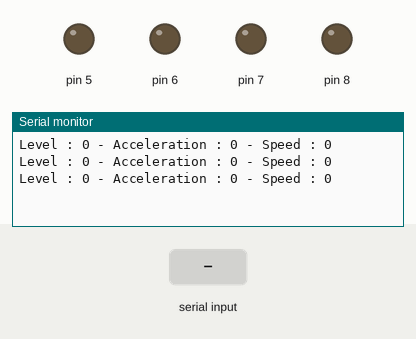
Simulated run of this sketch. Board: Arduino Uno, built with avr-gcc and run on an emulated ATmega328P. Shown: output pins drawn as LEDs (lit = HIGH), the last lines printed to the serial monitor. The test bench sets the inputs (shaded band).

Above: at 1.2 s.
1.3 s: "u\n" received over Serial
At 1.81 s:
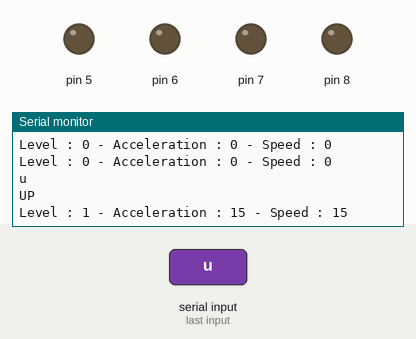
3.0 s: "d\n" received over Serial
At 3.31 s:
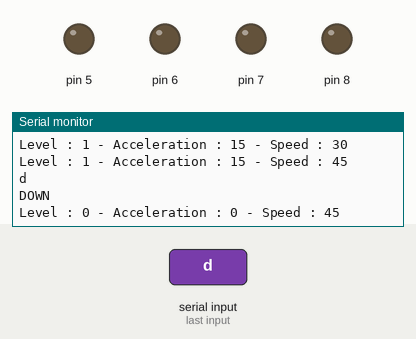
4.5 s: "b\n" received over Serial
At 4.82 s:
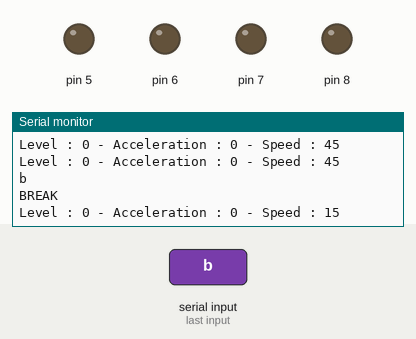
Timing chart, 0 to 7.5 s (numbered marks = the images above; inputs shaded):
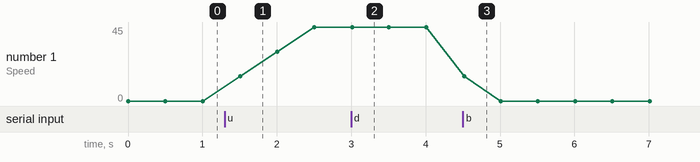

The sketch:

RC.Motor.ino
```cpp
#include "Motor.h"

Motor motor;

void setup() {
  motor.Setup(5,6,7,8, HIGH);
}

void loop() {
  motor.Accelerate();
  motor.Print();
  delay(500);
}
```

Motor.cpp
```cpp
#include "Motor.h"

Motor::Motor(){}

Shift shifts[] = { { 0, 0, HIGH }, { 15, 70, HIGH }, { 10, 150, HIGH } };

int sizeOfShifts(){
  return sizeof(shifts) / sizeof(shifts[0]);
}

String serialReceived;
char commandChar;

void Motor::Setup(byte motorAPin, byte motorBPin, byte directionAPin, byte directionBPin, bool automatic){
  _motorAPin = motorAPin;
  _motorBPin = motorBPin;
  _directionAPin = directionAPin;
  _directionBPin = directionBPin;

  pinMode(_motorAPin, OUTPUT);
  pinMode(_motorBPin, OUTPUT);
  pinMode(_directionAPin, OUTPUT);
  pinMode(_directionBPin, OUTPUT);
  Serial.begin(9600);

  _gear.automatic = automatic;

  _gear.level = 0;
  _gear.acceleration = shifts[_gear.level].acceleration;
  _gear.max_speed = shifts[_gear.level].max_speed;
}

void Motor::Print(){
  char buffer[40];
  sprintf(buffer, "Level : %d - Acceleration : %d - Speed : %d", _gear.level, _gear.acceleration, _gear.speed);
  Serial.println(buffer);
}

void Motor::Accelerate(){
  if (Serial.available() > 0) {
      serialReceived = Serial.readStringUntil('\n');
      commandChar = serialReceived.charAt(0);
      Serial.println(commandChar);
    switch (commandChar) {
      case 'u':
        Upshift();
        Serial.println("UP");
        break;
      case 'd':
        Downshift();
        Serial.println("DOWN");
        break;
      case 'b':
        _gear.breaked = HIGH;
        Serial.println("BREAK");
        break;
    }
  }

  if ((!_gear.breaked) && (_gear.speed < _gear.max_speed)){
    _gear.speed = _gear.speed + _gear.acceleration;
  }

  if ((!_gear.breaked) && (_gear.speed > _gear.max_speed)) {
    _gear.speed =_gear.speed - _gear.acceleration;
  }

  if (_gear.breaked) {
    _gear.acceleration = 0;

    if (_gear.speed > 0) {
      _gear.speed = _gear.speed - 30;
    }

    if (_gear.speed < 0) {
       _gear.speed = 0;
    }
  }
}


void Motor::Upshift(){
  if (_gear.level < sizeOfShifts() - 1) {
    _gear.level++;
    _gear.acceleration = shifts[_gear.level].acceleration;
    _gear.max_speed = shifts[_gear.level].max_speed;
  }
}

void Motor::Downshift(){
  if (_gear.level < 0) {
    _gear.level = 0;
    return;
  }

  if (_gear.level == 0) {
    return;
  }

   _gear.level--;
   _gear.acceleration = shifts[_gear.level].acceleration;
   _gear.max_speed = shifts[_gear.level].max_speed;

}
```

Motor.h
```cpp
#ifndef Motor_h
#define Motor_h

#include "Arduino.h"

struct Gear {
  bool automatic;
  bool direction;
  int speed;
  int max_speed;
  byte level;
  byte acceleration;
  bool breaked;
};

struct Shift {
  int acceleration;
  int max_speed;
  bool direction;
};

class Motor
{
  public:
    Motor();
    void Setup(byte motorAPin, byte motorBPin, byte directionAPin, byte directionBPin, bool automatic);
    void Print();
    void Accelerate();
    void Upshift();
    void Downshift();
    void Break();
  private:
    byte _motorAPin;
    byte _motorBPin;
    byte _directionAPin;
    byte _directionBPin;
    Gear _gear;
};

#endif
```

Measured:
- after the input at 1.3 s, the serial monitor: prints a new line after 0.20 s (image 1)
- after the input at 3.0 s, the serial monitor: prints a new line at once (image 2)
- after the input at 4.5 s, the serial monitor: prints a new line at once (image 3)
- plotted number 1: 0 → 45 after the input at 1.3 s
